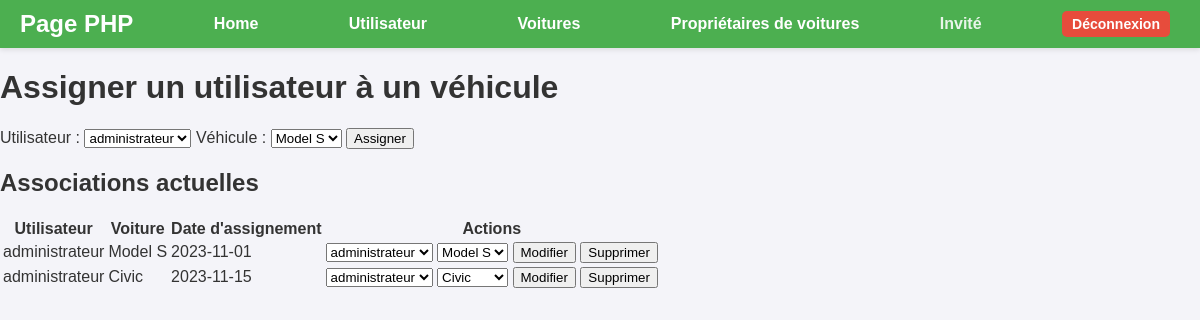
/public/php/cars_user.php, run on the app's committed database.
### tables this page shows
CREATE TABLE IF NOT EXISTS cars_users (
    id_user INT NOT NULL,
    id_car INT NOT NULL,
    assigned_at DATE,
    PRIMARY KEY (id_user, id_car),
    FOREIGN KEY (id_user) REFERENCES users(id),
    FOREIGN KEY (id_car) REFERENCES cars(id)
);

CREATE TABLE IF NOT EXISTS users (
    id INT AUTO_INCREMENT PRIMARY KEY,
    username VARCHAR(50) NOT NULL UNIQUE,
    email VARCHAR(100) NOT NULL UNIQUE,
    password VARCHAR(255) NOT NULL,
    created_at TIMESTAMP DEFAULT CURRENT_TIMESTAMP
);

CREATE TABLE IF NOT EXISTS cars (
    id INT NOT NULL AUTO_INCREMENT PRIMARY KEY,
    model VARCHAR(255) NOT NULL,
    brand VARCHAR(255) NOT NULL,
    price DECIMAL(8,2) CHECK (price >= 0),
    build_at DATE
);

### www/public/php/cars_user.php (the view, shortened to what this page needs)
<?php
    if (isset($_SESSION['username'])) {
        $username = $_SESSION['username'];
    } else {
        $username = "Invité";
    }
    $db = connect();
    $usersQuery = $db->query("SELECT id, username FROM users");
    $users = $usersQuery->fetchAll(PDO::FETCH_ASSOC);
    $carsQuery = $db->query("SELECT id, model FROM cars");
    $cars = $carsQuery->fetchAll(PDO::FETCH_ASSOC);
    $carsUserQuery = $db->query("
        SELECT cu.id_user, cu.id_car, cu.assigned_at, u.username, c.model
        FROM cars_users cu
        JOIN users u ON cu.id_user = u.id
        JOIN cars c ON cu.id_car = c.id
    ");
    $carsUsers = $carsUserQuery->fetchAll(PDO::FETCH_ASSOC);
?>
<!DOCTYPE html>
<html lang="fr">
    <head>
        <link rel="stylesheet" href=".\..\css\header.css">
    </head>
    <body>
        <?php include './include/header.php'; ?>
        <h1>Assigner un utilisateur à un véhicule</h1>
        <form method="POST">
            <label for="user_id">Utilisateur :</label>
            <select id="user_id" name="user_id" required>
                <?php foreach ($users as $user): ?>
                    <option value="<?= htmlspecialchars($user['id']) ?>">
                        <?= htmlspecialchars($user['username']) ?>
                    </option>
                <?php endforeach; ?>
            </select>
            <label for="car_id">Véhicule :</label>
            <select id="car_id" name="car_id" required>
                <?php foreach ($cars as $car): ?>
                    <option value="<?= htmlspecialchars($car['id']) ?>">
                        <?= htmlspecialchars($car['model']) ?>
                    </option>
                <?php endforeach; ?>
            </select>
            <button type="submit" name="assign">Assigner</button>
        </form>
        <?php if ($carsUsers): ?>
            <h2>Associations actuelles</h2>
            <table>
                <thead>
                    <tr>
                        <th>Utilisateur</th>
                        <th>Voiture</th>
                        <th>Date d'assignement</th>
                        <th>Actions</th>
                    </tr>
                </thead>
                <tbody>
                    <?php foreach ($carsUsers as $carsUser): ?>
                        <tr>
                            <td><?= htmlspecialchars($carsUser['username']) ?></td>
                            <td><?= htmlspecialchars($carsUser['model']) ?></td>
                            <td><?= htmlspecialchars($carsUser['assigned_at']) ?></td>
                            <td>
                                <form method="POST" style="display:inline;">
                                    <select name="new_user_id" required>
                                        <?php foreach ($users as $user): ?>
                                            <option value="<?= $user['id'] ?>" <?= $user['id'] == $carsUser['id_user'] ? 'selected' : '' ?>>
                                                <?= htmlspecialchars($user['username']) ?>
                                            </option>
                                        <?php endforeach; ?>
                                    </select>
                                    <select name="new_car_id" required>
                                        <?php foreach ($cars as $car): ?>
                                            <option value="<?= $car['id'] ?>" <?= $car['id'] == $carsUser['id_car'] ? 'selected' : '' ?>>
                                                <?= htmlspecialchars($car['model']) ?>
                                            </option>
                                        <?php endforeach; ?>
                                    </select>
                                    <button type="submit" name="update">Modifier</button>
                                </form>
                                <form method="POST" style="display:inline;">
                                    <button type="submit" name="delete">Supprimer</button>
                                </form>
                            </td>
                        </tr>
                    <?php endforeach; ?>
                </tbody>
            </table>
        <?php else: ?>
            <p>Aucune association utilisateur-véhicule trouvée.</p>
        <?php endif; ?>
    </body>
</html>

### www/public/php/include/header.php
<header class="header" id="header">
    <h1>Page PHP</h1>
    <a href="home.php">Home</a>
    <a href="user.php">Utilisateur</a>
    <a href="cars.php">Voitures</a>
    <a href="cars_user.php">Propriétaires de voitures</a>
    <p><?= htmlspecialchars($username); ?></p>
    <a href="./../../entities/logout.php">Déconnexion</a>
</header>

### www/public/css/header.css (style rules this page uses)
body { font-family: Arial, sans-serif; margin: 0; padding: 0; background-color: #f4f4f9; color: #333; }
.header { display: flex; align-items: center; justify-content: space-between; background-color: #4CAF50; color: white; padding: 10px 20px; box-shadow: 0 2px 5px rgba(0, 0, 0, 0.1); }
.header h1 { font-size: 24px; margin: 0; }
.header a { color: white; text-decoration: none; margin: 0 10px; font-weight: bold; transition: color 0.3s ease-in-out; }
.header p { margin: 0; font-weight: bold; font-size: 16px; color: #e8f5e9; }
.header a:last-child { background-color: #e74c3c; padding: 5px 10px; border-radius: 5px; font-size: 14px; font-weight: bold; transition: background-color 0.3s ease-in-out, color 0.3s ease-in-out; }

### data on the page
cars_users: id_user.username "administrateur", id_car.model "Model S", assigned_at "2023-11-01", new_user_id "administrateur", new_car_id "Model S"
cars_users: id_user.username "administrateur", id_car.model "Civic", assigned_at "2023-11-15", new_user_id "administrateur", new_car_id "Civic"

### other printed values
$username "Invité"
form field user_id "administrateur"
form field car_id "Model S"
